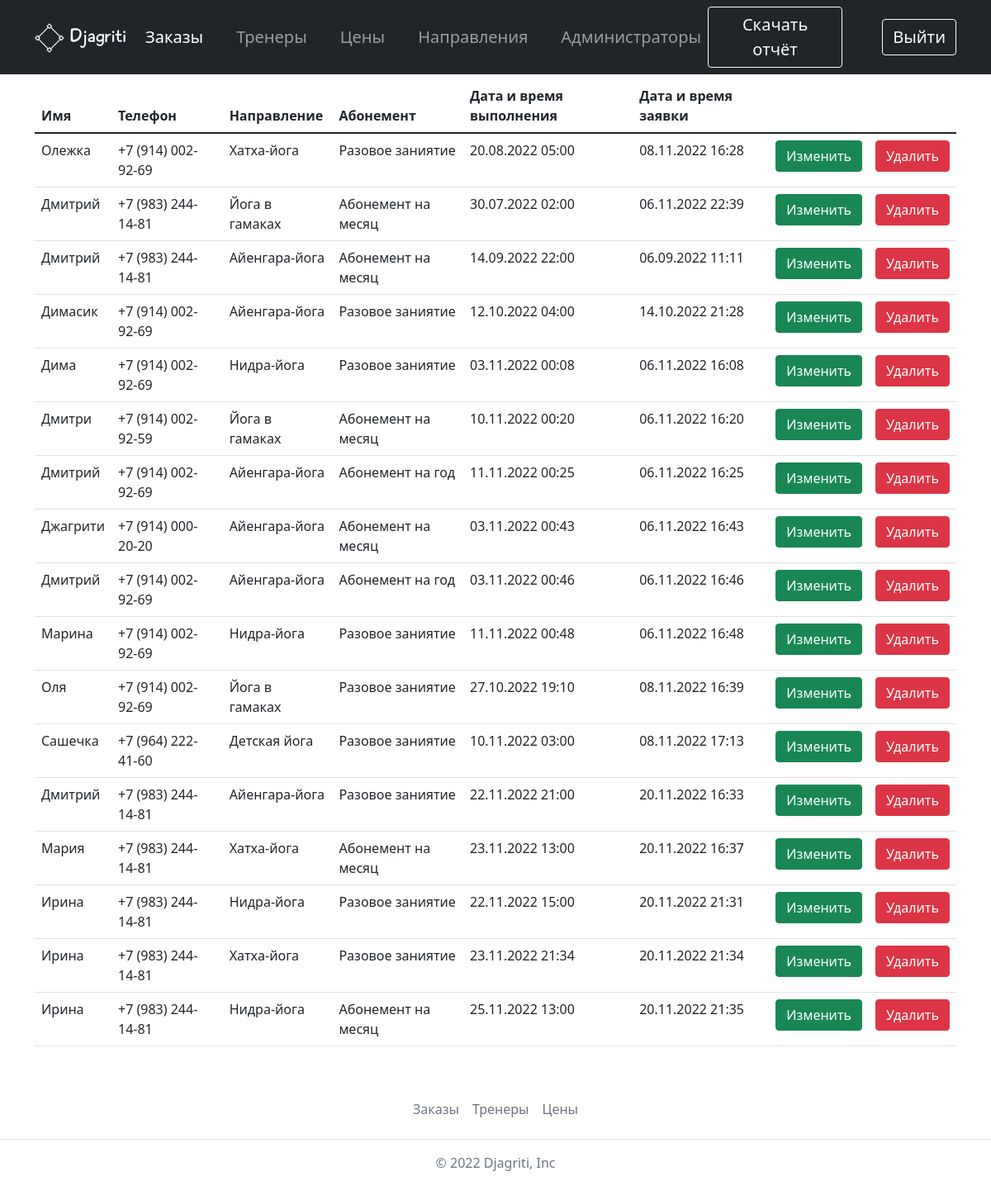
The app's page /dashboard/ (signed in), older data.
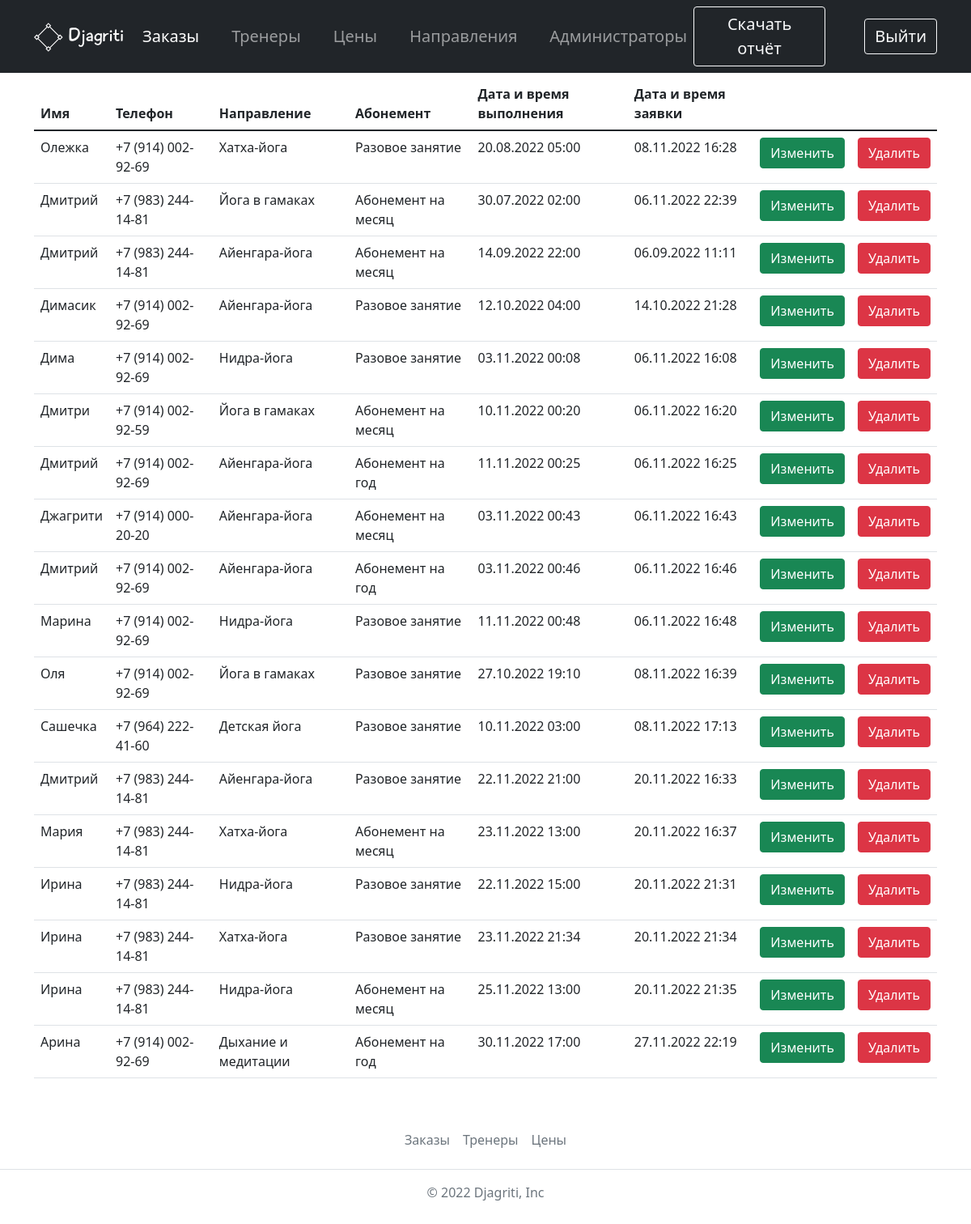
The same page, newer data.
### crm/models.py (models this page shows, shortened)
class Order(models.Model):
    order_dt = models.DateTimeField(auto_now=True)
    order_name = models.CharField(max_length=30, verbose_name='Имя')
    order_phone = models.CharField(max_length=18, verbose_name='Телефон')
    order_napr = models.ForeignKey(NaprCrm, on_delete=models.PROTECT, null=True, blank=True, verbose_name='Направление')
    order_price = models.ForeignKey(Price, on_delete=models.PROTECT, null=True, blank=True, verbose_name="Абонемент")
    date = models.DateTimeField(verbose_name="Дата и время")
    class Meta:
        verbose_name = 'Заказ'
        verbose_name_plural = 'Заказы'

class NaprCrm(models.Model):
    napr_name = models.CharField(max_length=100, verbose_name='Направление')
    description = models.TextField(verbose_name="Описание", null=True)
    image = models.ImageField(upload_to="napr/", null=True)
    def __str__(self):
        return self.napr_name
    class Meta:
        verbose_name = 'Направление'
        verbose_name_plural = 'Направления'

class Price(models.Model):
    price_name = models.CharField(max_length=25, verbose_name='Название')
    price_value = models.IntegerField(verbose_name="Цена")
    objects = models.Manager()
    def __str__(self):
        return self.price_name
    class Meta:
        verbose_name = 'Цена'
        verbose_name_plural = 'Цены'

### crm/views.py (the view)
# urls.py: path('dashboard/', dashboard, name='dashboard'),
@login_required
def dashboard(request):
    order = Order.objects.all()
    return render(request, 'crm/dashboard.html', {'order': order, 'title': "Панель управления"})

### crm/templates/crm/dashboard.html
{% extends 'crm/admin_base.html' %}
{% load static %}
{% block content %}
<div class="container pt-5">
    <div class="row mt-5">
        <div class="col">
        <table class="table">
            <thead>
                <tr>
                    <th scope="col">Имя</th>
                    <th scope="col">Телефон</th>
                    <th scope="col">Направление</th>
                    <th scope="col">Абонемент</th>
                    <th scope="col">Дата и время выполнения</th>
                    <th scope="col">Дата и время заявки</th>
                </tr>
            </thead>
            <tbody>
            {% for i in order%}
            <tr>
                <td>{{i.order_name}}</td>
                <td>{{i.order_phone}}</td>
                <td>{{i.order_napr}}</td>
                <td>{{i.order_price}}</td>
                <td>{{i.date|date:'d.m.Y H:i'}}</td>
                <td>{{i.order_dt|date:'d.m.Y H:i'}}</td>
                <td><a class="btn btn-success" href="{% url 'update_order' i.id %}">Изменить</a></td>
                <td><a class="btn btn-danger" href="{% url 'delete_order' i.id %}">Удалить</a></td>
            </tr>
            {% endfor %}
        </tbody>
    </table>
        </div>
    </div>
</div>
{% endblock %}

### crm/templates/crm/admin_base.html (shortened to what this page needs)
{% load static %}
<!DOCTYPE html>
<html lang="ru">
<head>
    <link rel="stylesheet" type="text/css" href="{% static 'crm/style.css' %}">
    <link rel="stylesheet" href="https://cdnjs.cloudflare.com/ajax/libs/jquery-datetimepicker/2.5.20/jquery.datetimepicker.min.css" />
    <link href="https://cdn.jsdelivr.net/npm/bootstrap@5.1.3/dist/css/bootstrap.min.css" rel="stylesheet">
</head>
<body>
<nav class="navbar fixed-top navbar-expand-lg navbar-dark w-100 mx-auto bg-dark" style="font-size: 20px">
        <div class="container" >
          <a class="navbar-brand" href="{% url 'home' %}">
            <img src="{% static 'crm/img/logo.svg' %}" alt="" width="110" height="60" class="d-inline-block align-text-top">
          </a>
          <div class="collapse navbar-collapse" id="navbarSupportedContent">
            <ul class="navbar-nav me-auto mb-2 mb-lg-0">
              <li class="nav-item me-4">
                <a class="nav-link active" aria-current="page" href="{% url 'dashboard' %}">Заказы</a>
              </li>
              <li class="nav-item me-4">
                <a class="nav-link" href="{% url 'admin_teachers' %}">Тренеры</a>
              </li>
              <li class="nav-item me-4">
                <a class="nav-link" href="{% url 'admin_price' %}">Цены</a>
              </li>
                <li class="nav-item me-4">
                <a class="nav-link" href="{% url 'admin_napr' %}">Направления</a>
              </li>
                {% if user.get_username == "root" %}
              <li class="nav-item">
                <a class="nav-link" href="{% url 'show_users' %}">Администраторы</a>
              </li>
                {% endif %}
            </ul>
              {% if user.is_authenticated %}
            <div class="d-flex">
              <a href="{% url 'excel' %}" class="btn btn-outline-light me-5" style="font-size: 20px">Скачать отчёт</a>
            </div>
            <div class="d-flex">
              <a href="{% url 'logout' %}" class="btn btn-outline-light" style="font-size: 20px">Выйти</a>
            </div>
              {% endif %}
          </div>
        </div>
      </nav>
      {% block content %}
      {% endblock %}
<footer class="py-3 my-4">
    <ul class="nav justify-content-center border-bottom pb-3 mb-3">
      <li class="nav-item"><a href="{%url 'dashboard'%}" class="nav-link px-2 text-muted">Заказы</a></li>
      <li class="nav-item"><a href="{% url 'admin_teachers' %}" class="nav-link px-2 text-muted">Тренеры</a></li>
      <li class="nav-item"><a href="{% url 'admin_price' %}" class="nav-link px-2 text-muted">Цены</a></li>
    </ul>
    <p class="text-center text-muted">© 2022 Djagriti, Inc</p>
  </footer>
</body>
</html>

Row changes from the older to the newer data that the page shows:
changed through a linked row, Order "Олежка": order_price "Разовое заниятие" → "Разовое занятие"
changed through a linked row, Order "Димасик": order_price "Разовое заниятие" → "Разовое занятие"
changed through a linked row, Order "Дима": order_price "Разовое заниятие" → "Разовое занятие"
changed through a linked row, Order "Марина": order_price "Разовое заниятие" → "Разовое занятие"
changed through a linked row, Order "Оля": order_price "Разовое заниятие" → "Разовое занятие"
changed through a linked row, Order "Сашечка": order_price "Разовое заниятие" → "Разовое занятие"
changed through a linked row, Order (number 13 of 18 on the later page): order_price "Разовое заниятие" → "Разовое занятие"
changed through a linked row, Order (number 15 of 18 on the later page): order_price "Разовое заниятие" → "Разовое занятие"
changed through a linked row, Order (number 16 of 18 on the later page): order_price "Разовое заниятие" → "Разовое занятие"
added Order: order_name "Арина", order_phone "+7 (914) 002-92-69", order_napr "Дыхание и медитации", order_price "Абонемент на год", date "30.11.2022 17:00", order_dt "27.11.2022 22:19"
